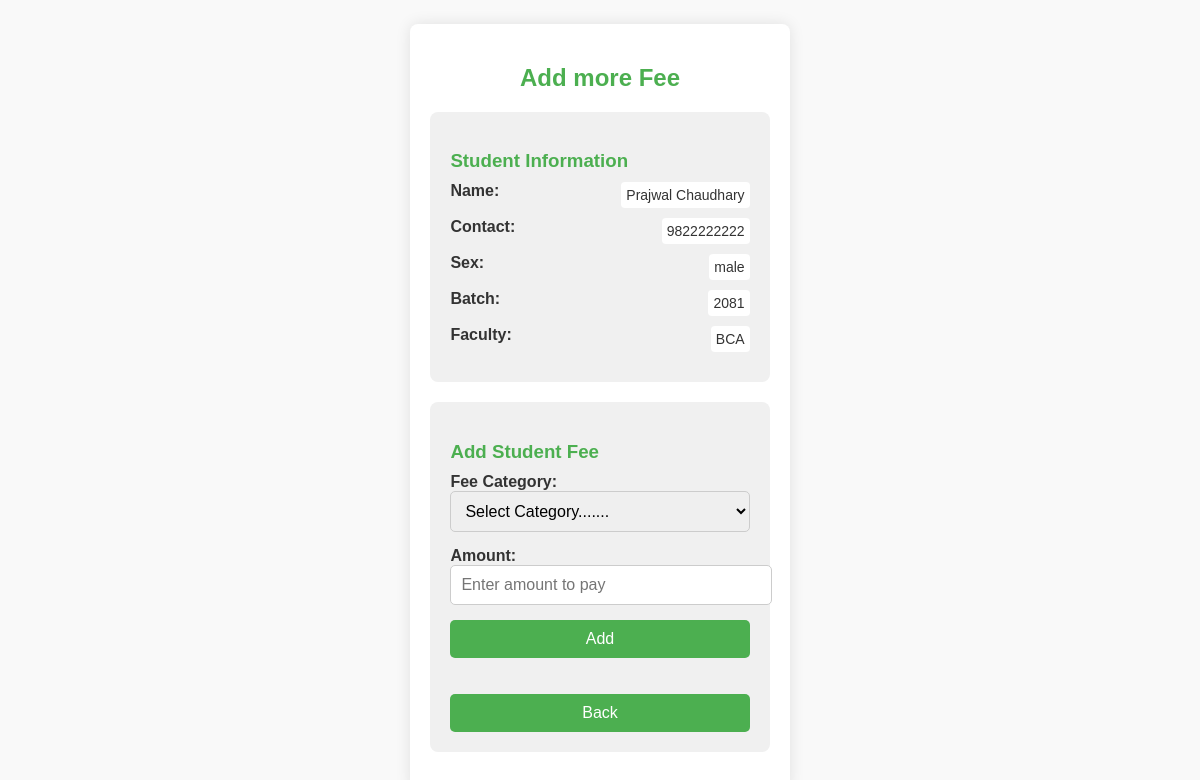
The app's page /actions/morefee.php?more=15 with its own data.
### tables this page shows
CREATE TABLE `student` (
  `sid` int(11) NOT NULL,
  `senroll` varchar(255) NOT NULL,
  `sname` varchar(255) NOT NULL,
  `scontact` varchar(20) NOT NULL,
  `ssex` varchar(10) NOT NULL,
  `pid` int(11) DEFAULT NULL,
  `sbatchyear` int(11) NOT NULL,
  `spassword` varchar(255) NOT NULL,
  `sfee` decimal(10,2) DEFAULT NULL,
  `sfeeplan` varchar(50) NOT NULL,
  `sstatus` varchar(20) DEFAULT 'active'
);

CREATE TABLE `program` (
  `pid` int(11) NOT NULL,
  `pname` varchar(255) NOT NULL,
  `pbased` varchar(50) NOT NULL,
  `pfullname` varchar(255) DEFAULT NULL,
  `pyear` int(11) DEFAULT NULL
);

### actions/morefee.php (the view, shortened to what this page needs)
<?php
include '../db/connection.php';
if (isset($_GET['more'])) {
    $id = mysqli_real_escape_string($conn, $_GET['more']);
    $query = "SELECT * FROM student
    JOIN program ON student.pid = program.pid
     WHERE sid = '$id'";
    $result = mysqli_query($conn, $query);
    $student = mysqli_fetch_assoc($result);
}
?>
<!DOCTYPE html>
<html lang="en">
<head>
    <link rel="stylesheet" href="../index.css">
</head>
<body class="morefee_body">
    <div class="morefee_parentdiv">
        <h2>Add more Fee</h2>
        <section class="morefee_studentinfo">
            <h3>Student Information</h3>
            <div class="morefee_infogroup">
                <label>Name:</label>
                <span><?php echo htmlspecialchars($student['sname']) ?></span>
            </div>
            <div class="morefee_infogroup">
                <label>Contact:</label>
                <span><?php echo htmlspecialchars($student['scontact']) ?></span>
            </div>
            <div class="morefee_infogroup">
                <label>Sex:</label>
                <span><?php echo htmlspecialchars($student['ssex']) ?></span>
            </div>
            <div class="morefee_infogroup">
                <label>Batch:</label>
                <span><?php echo htmlspecialchars($student['sbatchyear']) ?></span>
            </div>
            <div class="morefee_infogroup">
                <label>Faculty:</label>
                <span><?php echo htmlspecialchars($student['pname']) ?></span>
            </div>
        </section>
        <section class="morefee_pay">
            <h3>Add Student Fee</h3>
            <form method="POST" action="#">
                <div class="morefee_inputgroup">
                    <label for="mfeecategory">Fee Category:</label>
                    <select name="mfeecategory" id="mfeecategory" class="morefee_option" required>
                        <option value="">Select Category.......</option>
                    </select>
                </div>
                <div class="morefee_inputgroup">
                    <label for="amount">Amount:</label>
                    <input type="number" id="amount" class="morefee_inputamount" name="amount" placeholder="Enter amount to pay" required>
                </div>
                <button type="submit" class="morefee_inputpaybtn" name="addfeebtn">Add</button><br><br><br>
                <button type="button" class="morefee_inputpaybtn" onclick="confirmBack()">Back</button>
            </form>
        </section>
    </div>
</body>
</html>

### index.css (style rules this page uses)
.morefee_body { font-family: 'Arial', sans-serif; background-color: #f9f9f9; color: #333; display: flex; justify-content: center; align-items: center; height: 100vh; }
.morefee_parentdiv { max-width: 500px; background-color: #fff; padding: 20px; border-radius: 8px; box-shadow: 0 0 15px rgba(0, 0, 0, 0.1); }
.morefee_parentdiv h2 { text-align: center; margin-bottom: 20px; color: #4CAF50; }
.morefee_parentdiv h3 { color: #4CAF50; margin-bottom: 10px; }
.morefee_parentdiv section { margin-bottom: 20px; padding: 20px; background-color: #f0f0f0; border-radius: 8px; }
.morefee_infogroup { display: flex; justify-content: space-between; margin-bottom: 10px; }
.morefee_parentdiv label { font-weight: bold; }
.morefee_parentdiv span { color: #333; background-color: #fff; padding: 5px; border-radius: 4px; font-size: 14px; }
.morefee_inputgroup { margin-bottom: 15px; }
.morefee_option, .morefee_inputamount, .morefee_inputpaybtn { width: 100%; padding: 10px; border: 1px solid #ccc; border-radius: 5px; font-size: 16px; transition: border-color 0.3s; }
.morefee_inputpaybtn { background-color: #4CAF50; color: #fff; font-size: 16px; border: none; border-radius: 5px; cursor: pointer; transition: background-color 0.3s; }

### records on screen
student: sname "Prajwal Chaudhary", scontact "9822222222", ssex "male", sbatchyear "2081", pid.pname "BCA"
